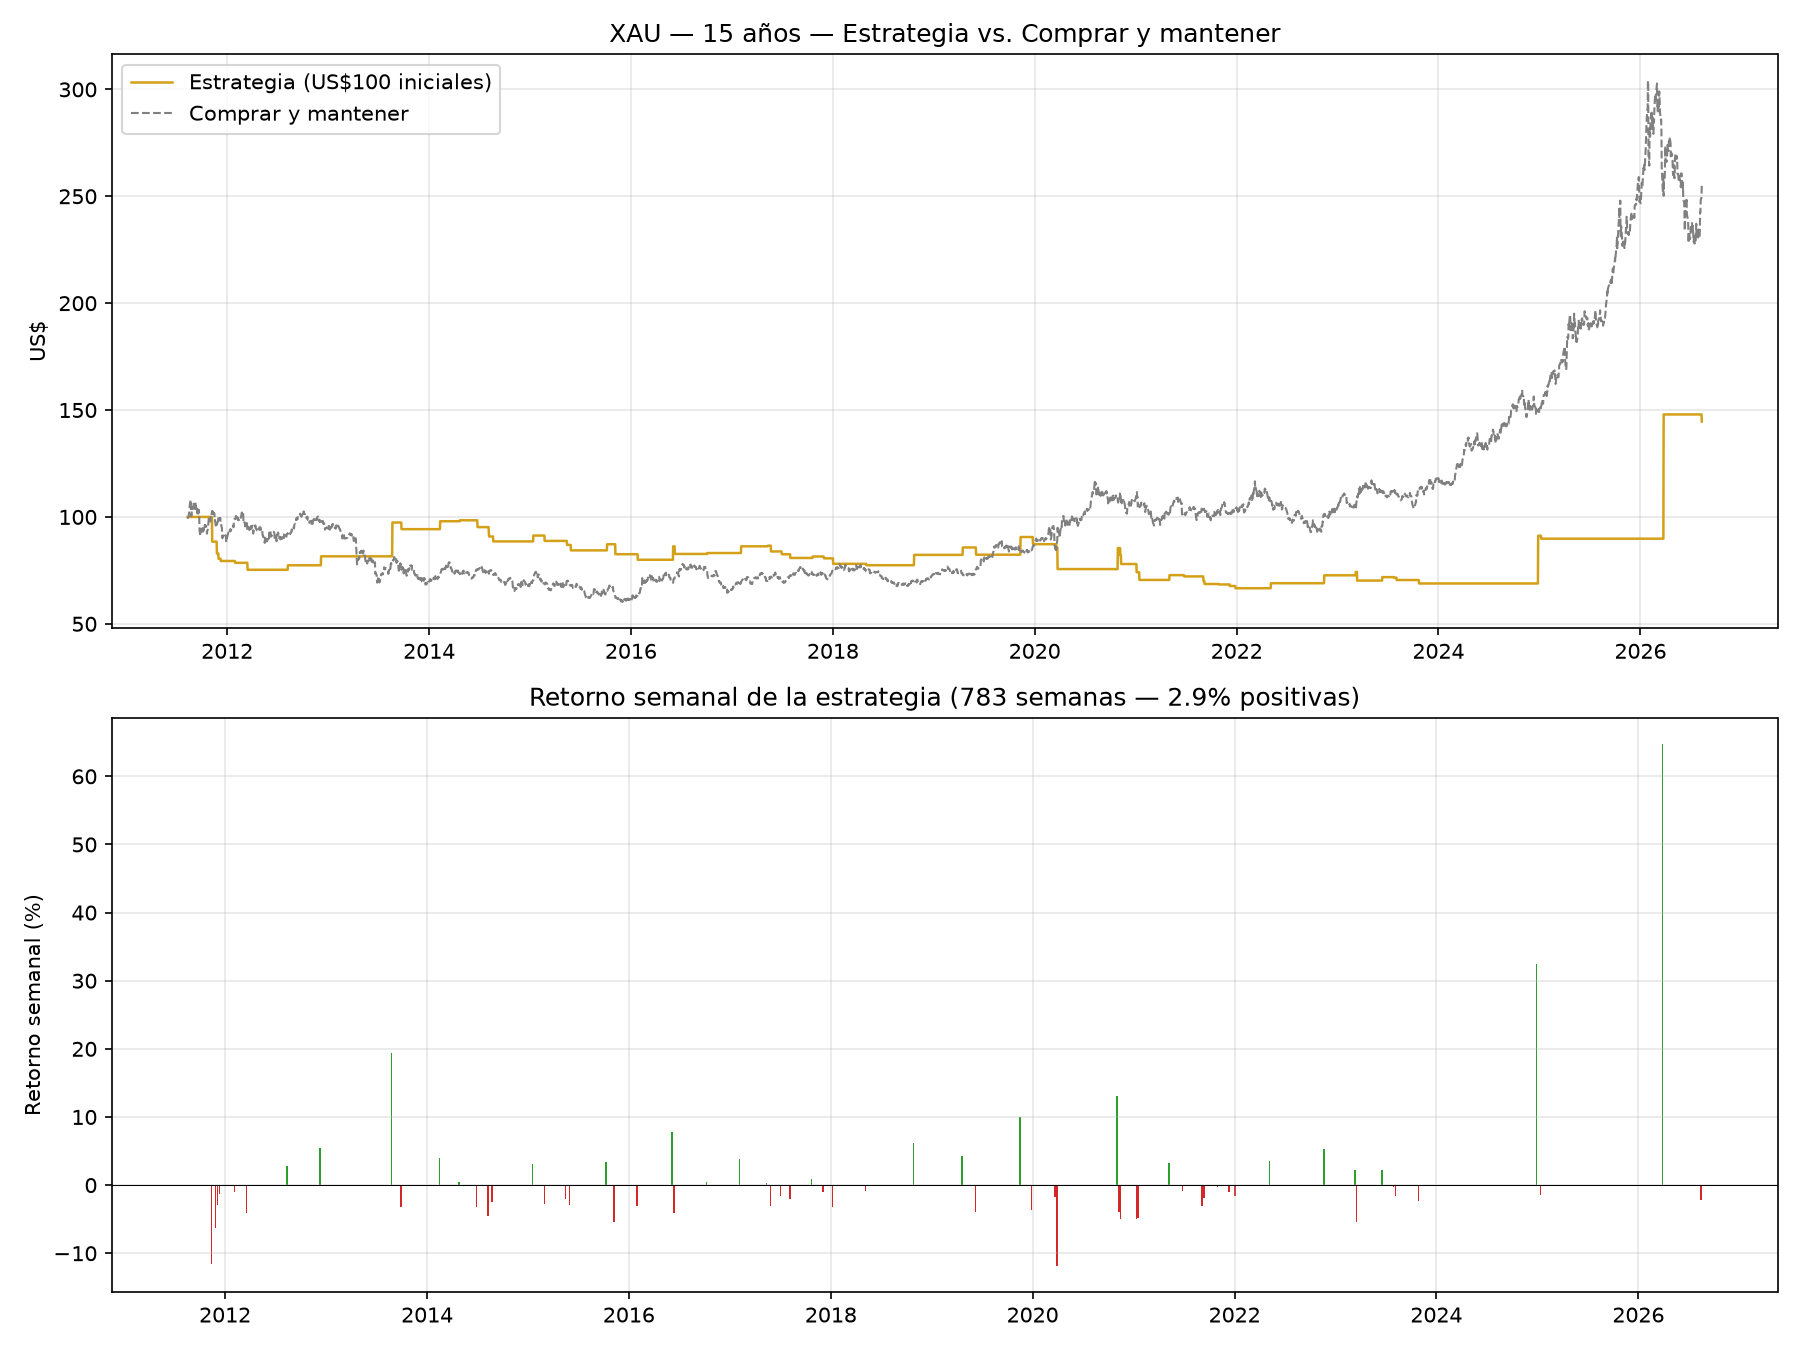

This figure's Python source:
"""
XAU (GC=F) 15 años diarios (2011-2026) — el activo que más rentabilidad
dio con nuestra propia estrategia (EMA 20/50) en cada prueba de hoy.

Corre la estrategia sobre los 15 años completos y desglosa el resultado
SEMANA A SEMANA (no solo en 4-6 ventanas grandes como antes) — cuántas
semanas ganó, cuántas perdió, retorno promedio por semana, mejor y peor
semana. Compara además contra comprar-y-mantener en el mismo período.
"""

from decimal import Decimal

import matplotlib
matplotlib.use("Agg")
import matplotlib.pyplot as plt
import matplotlib.dates as mdates
import pandas as pd

from backtest_portfolio import INSTRUMENTS, SIM, make_instrument
from nautilus_trader.backtest.engine import BacktestEngine
from nautilus_trader.config import BacktestEngineConfig
from nautilus_trader.config import LoggingConfig
from nautilus_trader.examples.strategies.ema_cross import EMACross
from nautilus_trader.examples.strategies.ema_cross import EMACrossConfig
from nautilus_trader.model.currencies import USD
from nautilus_trader.model.data import Bar
from nautilus_trader.model.data import BarType
from nautilus_trader.model.enums import AccountType
from nautilus_trader.model.enums import OmsType
from nautilus_trader.model.objects import Money


def load_daily(csv_path, instrument, bar_type):
    df = pd.read_csv(csv_path, index_col=0)
    df.index = pd.to_datetime(df.index, utc=True)
    o, h, l, c = df["Open"], df["High"], df["Low"], df["Close"]
    df["High"] = pd.concat([h, o, c], axis=1).max(axis=1)
    df["Low"] = pd.concat([l, o, c], axis=1).min(axis=1)
    bars = []
    for ts, row in df.iterrows():
        ts_ns = int(pd.Timestamp(ts).value)
        bars.append(Bar(
            bar_type=bar_type,
            open=instrument.make_price(row["Open"]), high=instrument.make_price(row["High"]),
            low=instrument.make_price(row["Low"]), close=instrument.make_price(row["Close"]),
            volume=instrument.make_qty(max(row["Volume"], 1)),
            ts_event=ts_ns, ts_init=ts_ns,
        ))
    return bars, df


def main():
    csv, pp, pi, sp, si, ls, trade_size = INSTRUMENTS["XAU"]
    instrument = make_instrument("XAU", pp, pi, sp, si, ls)
    bar_type = BarType.from_str(f"{instrument.id}-1-DAY-LAST-EXTERNAL")
    bars, raw_df = load_daily("data_xau_daily_15y.csv", instrument, bar_type)

    engine = BacktestEngine(config=BacktestEngineConfig(trader_id="JARVIS-XAU15Y", logging=LoggingConfig(log_level="ERROR")))
    engine.add_venue(venue=SIM, oms_type=OmsType.NETTING, account_type=AccountType.MARGIN,
                      base_currency=USD, starting_balances=[Money(200_000, USD)], default_leverage=Decimal(5))
    engine.add_instrument(instrument)
    engine.add_data(bars)

    strategy = EMACross(config=EMACrossConfig(
        instrument_id=instrument.id, bar_type=bar_type, trade_size=trade_size,
        fast_ema_period=20, slow_ema_period=50, request_bars=False, subscribe_trade_ticks=False,
    ))
    engine.add_strategy(strategy)
    engine.run()

    pos = engine.trader.generate_positions_report()
    engine.dispose()

    print(f"\n{'='*60}\n  XAU DIARIO — 15 AÑOS ({len(bars)} barras)\n{'='*60}")
    print(f"Operaciones totales: {len(pos)}")

    # Curva de equity día a día ($100 iniciales), luego resampleada a semanal
    pos = pos.sort_values("ts_closed")
    equity_points = [(pd.Timestamp(bars[0].ts_event, unit="ns", tz="UTC"), 100.0)]
    eq = 100.0
    for _, row in pos.iterrows():
        eq *= (1 + row["realized_return"])
        equity_points.append((row["ts_closed"], eq))

    eq_series = pd.Series({t: v for t, v in equity_points})
    eq_series = eq_series[~eq_series.index.duplicated(keep="last")].sort_index()

    daily_grid = pd.date_range(eq_series.index.min(), eq_series.index.max(), freq="D")
    eq_daily = eq_series.reindex(daily_grid.union(eq_series.index)).ffill().reindex(daily_grid)

    weekly = eq_daily.resample("W").last()
    weekly_returns = weekly.pct_change().dropna() * 100

    total_weeks = len(weekly_returns)
    winning_weeks = (weekly_returns > 0).sum()
    losing_weeks = (weekly_returns < 0).sum()
    flat_weeks = (weekly_returns == 0).sum()

    print(f"\n--- Desglose semana a semana ({total_weeks} semanas) ---")
    print(f"Semanas ganadoras: {winning_weeks} ({winning_weeks/total_weeks*100:.1f}%)")
    print(f"Semanas perdedoras: {losing_weeks} ({losing_weeks/total_weeks*100:.1f}%)")
    print(f"Semanas sin cambio: {flat_weeks} ({flat_weeks/total_weeks*100:.1f}%)")
    print(f"Retorno promedio semanal: {weekly_returns.mean():+.3f}%")
    print(f"Mejor semana: {weekly_returns.max():+.2f}% ({weekly_returns.idxmax().date()})")
    print(f"Peor semana: {weekly_returns.min():+.2f}% ({weekly_returns.idxmin().date()})")
    print(f"Desvío estándar semanal: {weekly_returns.std():.3f}%")

    final_strat = eq_daily.iloc[-1]
    bh_return = (raw_df["Close"].iloc[-1] / raw_df["Close"].iloc[0] - 1) * 100
    print(f"\nEstrategia (EMA 20/50), 15 años completos: {(final_strat/100-1)*100:+.1f}%")
    print(f"Comprar y mantener XAU, 15 años completos: {bh_return:+.1f}%")

    # Gráfico
    fig, (ax1, ax2) = plt.subplots(2, 1, figsize=(12, 9))
    ax1.plot(eq_daily.index, eq_daily.values, color="#d4a017", linewidth=1.2, label="Estrategia (US$100 iniciales)")
    bh_curve = 100 * (raw_df["Close"] / raw_df["Close"].iloc[0])
    ax1.plot(raw_df.index, bh_curve.values, color="gray", linewidth=1, linestyle="--", label="Comprar y mantener")
    ax1.set_title("XAU — 15 años — Estrategia vs. Comprar y mantener")
    ax1.set_ylabel("US$")
    ax1.legend()
    ax1.grid(alpha=0.3)

    ax2.bar(weekly_returns.index, weekly_returns.values,
            color=["#2ca02c" if v > 0 else "#d62728" for v in weekly_returns.values], width=5)
    ax2.set_title(f"Retorno semanal de la estrategia ({total_weeks} semanas — {winning_weeks/total_weeks*100:.1f}% positivas)")
    ax2.set_ylabel("Retorno semanal (%)")
    ax2.axhline(0, color="black", linewidth=0.5)
    ax2.xaxis.set_major_formatter(mdates.DateFormatter("%Y"))
    ax2.grid(alpha=0.3)

    fig.tight_layout()
    fig.savefig("xau_15y_weekly.png", dpi=150)
    print("\nGráfico guardado: xau_15y_weekly.png")


if __name__ == "__main__":
    main()
